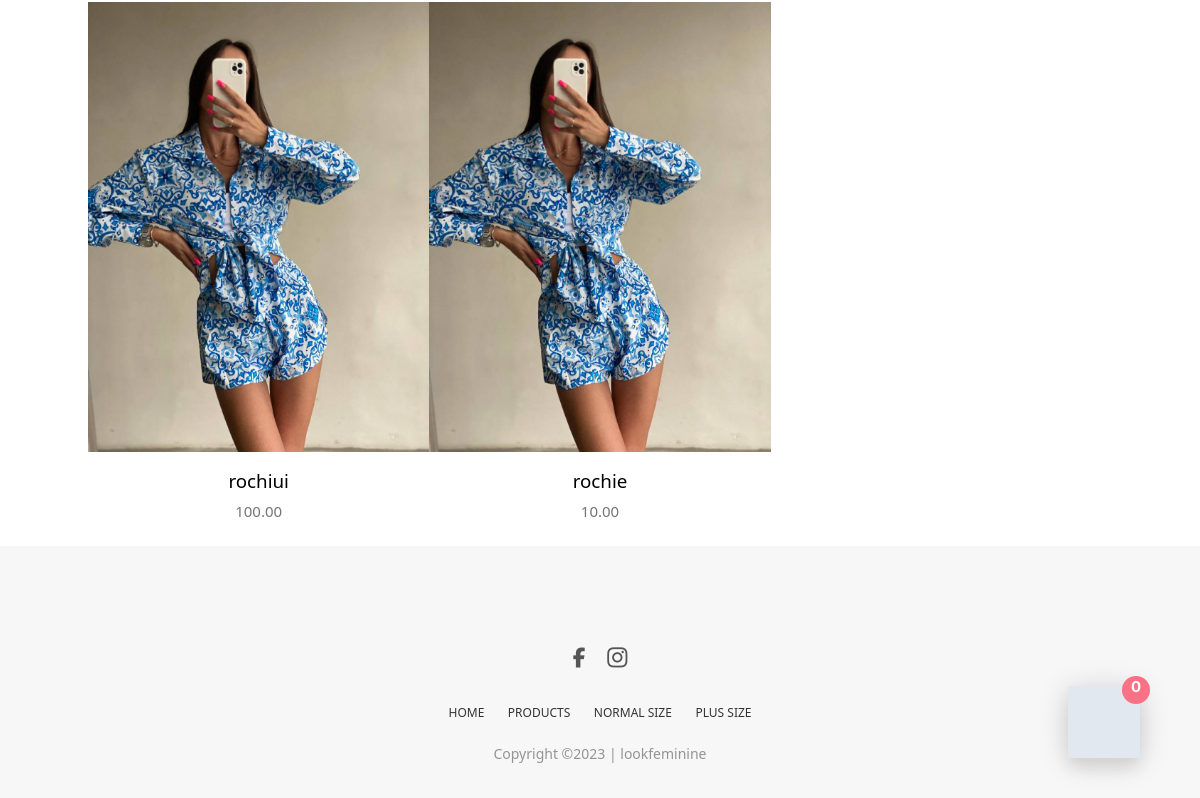
The page /products/all/ (lower part) on the database as committed earlier.
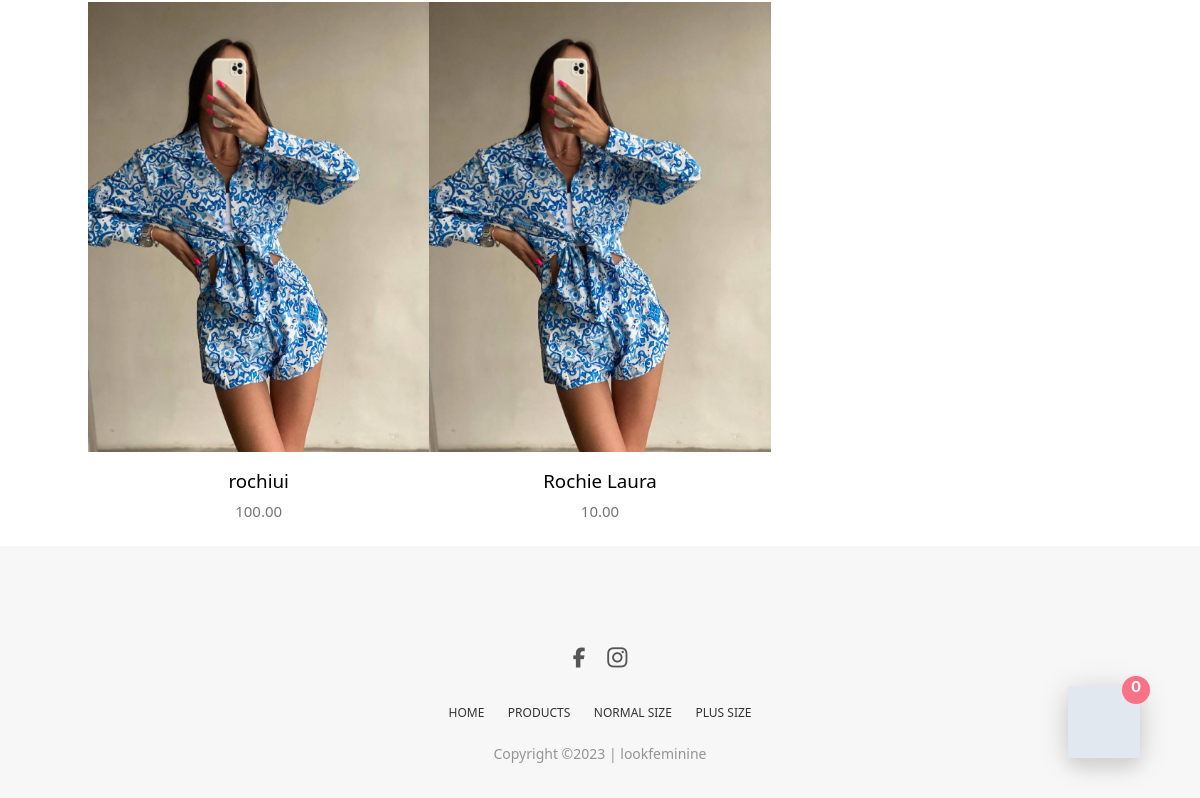
The same page on the database as committed later.
### base/models.py (models this page shows, shortened)
class Product(models.Model):
    name = models.CharField(max_length=100)
    description = models.TextField()
    price = models.DecimalField(max_digits=10, decimal_places=2)
    category = models.ForeignKey(Category, on_delete=models.CASCADE)
    size = models.ManyToManyField(Size, null=False)
    size_category = models.ForeignKey(
        size_cat, on_delete=models.CASCADE, default="")
    colors = models.ManyToManyField(Color, null=False)
    image = models.ManyToManyField(Image, null=False)
    material = models.ForeignKey(Material, on_delete=models.CASCADE)
    code = models.CharField(max_length=20, unique=True)
    created_at = models.DateTimeField(auto_now_add=True)
    updated_at = models.DateTimeField(auto_now=True)
    bestseller = models.BooleanField(default=False)

class Image(models.Model):
    image = models.ImageField(upload_to='product/')

### base/urls.py (the view)
# urls.py: path('products/<str:category_id>/', shop, name='shop'),
def shop(request, category_id):
    products = Product.objects.all()
    cart = request.session.get('cart', {})
    total_price = sum(item['price'] * item['quantity']
                      for item in cart.values())
    context = {'products': products, 'category_id': category_id ,'total_price': total_price, "cart": cart}
    return render(request, 'base/shop.html', context)

### base/templates/base/shop.html (shortened to what this page needs)
{% extends 'base/template.html' %}
{% load static %}
{% block content %}
<section class="products section">
  <div class="container">
    <div class="row">
      {% if category_id == 'all' %}
      {% for product in products %}
      {% with product.image.first as first_image %}
      {% if first_image %}
      <div class="col-md-4">
        <div class="product-item">
          <a href="{% url 'product' product.id %}">
            <div class="product-thumb">
              <img
                class="img-responsive"
                src="{{ first_image.image.url }}"
                style="width: 360px; height: 450px"
                alt="product-img"
              />
              {% endif %} {% endwith %}
            </div>
            <div class="product-content mt-4 flex gap-3">
              <h4>
                <a
                  href="{% url 'product' product.id %}"
                  style="color: black"
                  class="font-sans Segoe-UI font-medium text-3xl"
                  >{{product.name}}</a
                >
              </h4>
              <p class="font-sans Segoe-UI price">{{product.price}}</p>
            </div>
          </a>
        </div>
      </div>
      {% endfor %} {% endif %}
    </div>
  </div>
</section>
{% endblock content %}

Rows that differ between the two databases and show on the page:
changed Product: name "rochie" → "Rochie Laura"
